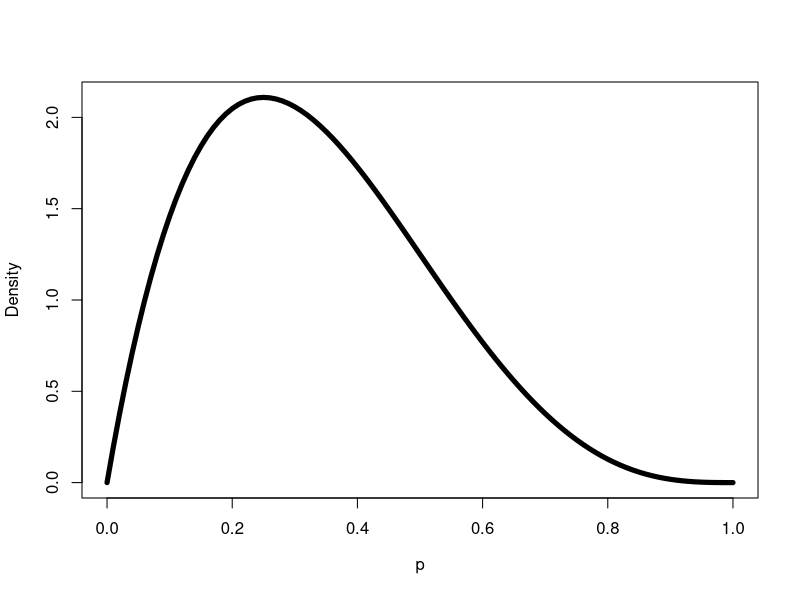
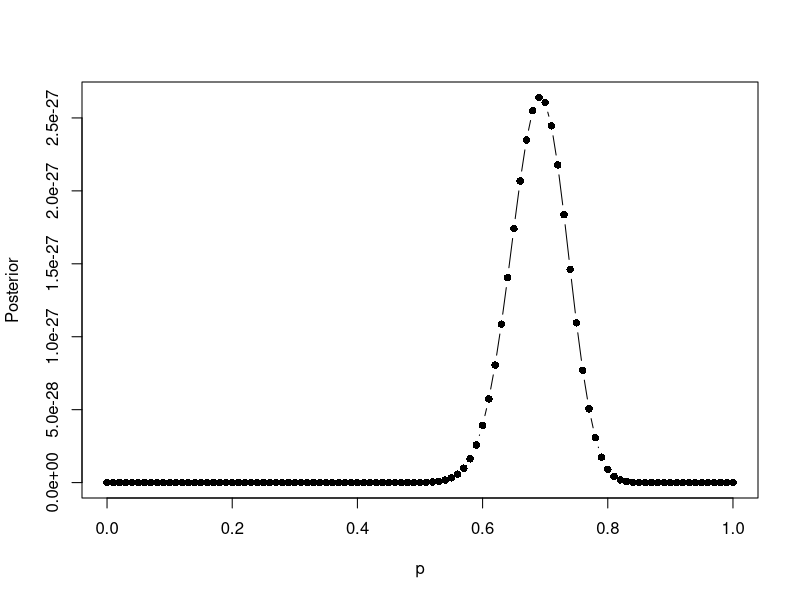
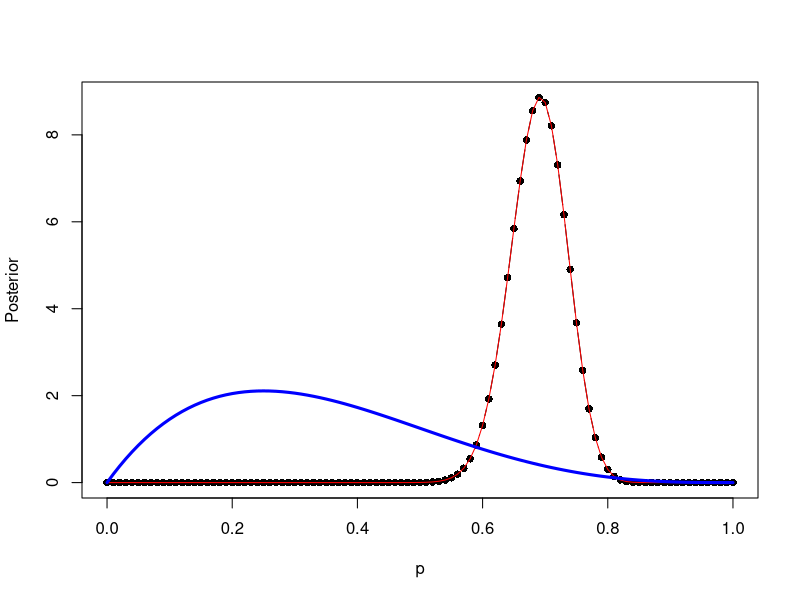
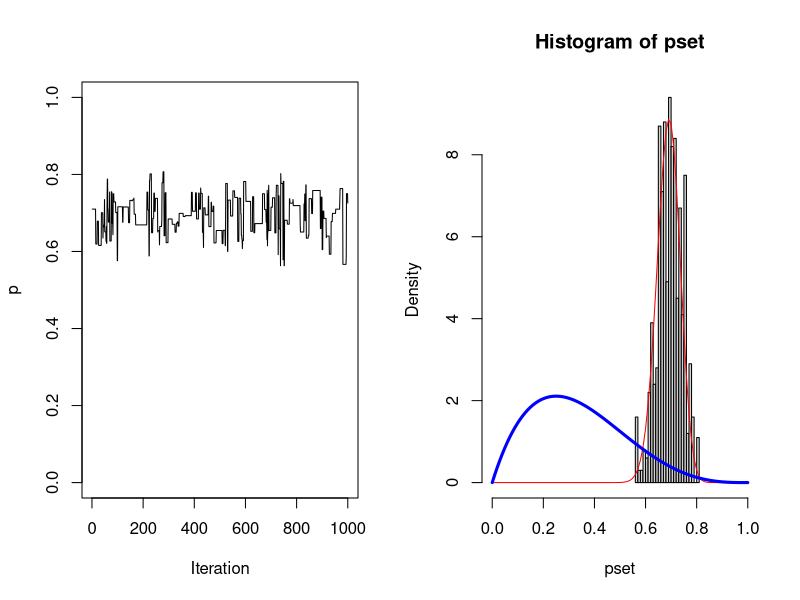

Write R code to recreate these figures, in order.

n=100   # total number of coin flips
p=.6   # probability of single-trial success

# generate some random data
data=rbinom(n,size=1,prob=p)
x=sum(data)

################################################################# prior

alpha=2    # first parameter
beta=4     # second parameter 

xs=seq(0,1,.01)
ys=dbeta(xs,alpha,beta)
plot(xs,ys,lwd=5,xlab=expression(p),ylab="Density",xlim=c(0,1),type="l")

################################################################# inference

# define a posterior distribution
posterior=function(p,x,alpha,beta,log=TRUE){
  np=length(p)
  dens=numeric(np)
  for(i in 1:np){
  prior=dbeta(p[i],alpha,beta,log=TRUE) # note that the prior doesn't depend on the data
  like=dbinom(x,size=1,prob=p[i],log=TRUE) 
  dens[i]=sum(prior) + sum(like)
  }
  dens[(is.na(dens))] <- -Inf # note, this is a catch to eliminate NA values (as their density will be zero)
  if(log==TRUE)return(dens)
  if(log==FALSE)return(exp(dens))
}

# we can evaluate the unnormalized posterior for different values of p
pstar=.5
posterior(pstar,data,alpha,beta,log=FALSE)

################################################################# posterior approximation, method 1: grid and integrate functions

# to get the full posterior, we need to evaluate that integral in the denominator
# define a grid to evaluate many points
tol=.01
ps=seq(0,1,tol)
lps=sapply(ps,posterior,x=data,alpha,beta,log=FALSE)
plot(ps,lps,type="b",xlab="p",ylab="Posterior",pch=16)

# to compute the integral over p, we use:
den=integrate(posterior,lower=0,upper=1,x=data,alpha=alpha,beta=beta,log=FALSE)$value

# another approach is to numerically approximate it via the Riemann sum
# find the area via bins, then multiply bin widths by lengths, and add them up
den2=sum(lps*tol)

plot(ps,lps/den,type="b",xlab="p",ylab="Posterior",pch=16)
lines(ps,lps/den2,type="l",col="red")

# also add the prior to the plot
lines(xs,dbeta(xs,alpha,beta),lwd=3,col="blue")

################################################################# posterior approximation, method 2: Markov chain Monte Carlo

require(msm)

n.iter=1000    # total number of iterations
pset=lpset=numeric(n.iter)
tune=1

# initialize
pset[1]=mean(data)
lpset[1]=posterior(pset[1],data,alpha=alpha,beta=beta,log=TRUE)

# loop
for(t in 2:n.iter){
  pstar=rtnorm(1,mean=pset[t-1],sd=tune,0,1) # non symmetric transition kernel
  lpstar=posterior(pstar,data,alpha=alpha,beta=beta,log=TRUE)
  qdens_den=dtnorm(pstar,mean=pset[t-1],sd=tune,0,1,log=TRUE)
  qdens_num=dtnorm(pset[t-1],mean=pstar,sd=tune,0,1,log=TRUE)
  # exp(log(ab/cd))
  # exp(log(a/c)+log(b/d))
  # exp(log(a)-log(c)+log(b)-log(d))
  a=exp(lpstar-lpset[t-1]+qdens_num-qdens_den) # note that proposal density is in the numerator
  if(runif(1)<a){ 
    # if it's better, take it
    pset[t]=pstar
    lpset[t]=lpstar
  } else { 
    # if it's worse, reject it (with some probability)
    pset[t]=pset[t-1]
    lpset[t]=lpset[t-1]
  }
}

# plot it
par(mfrow=c(1,2))
# this is called a trace plot
plot(pset,type="l",xlab="Iteration",ylab="p",ylim=c(0,1))
# this is the result of the MCMC, collapsed across time
hist(pset,prob=TRUE,breaks=30,xlim=c(0,1))
lines(ps,lps/den2,type="l",col="red")
lines(xs,dbeta(xs,alpha,beta),lwd=3,col="blue")
